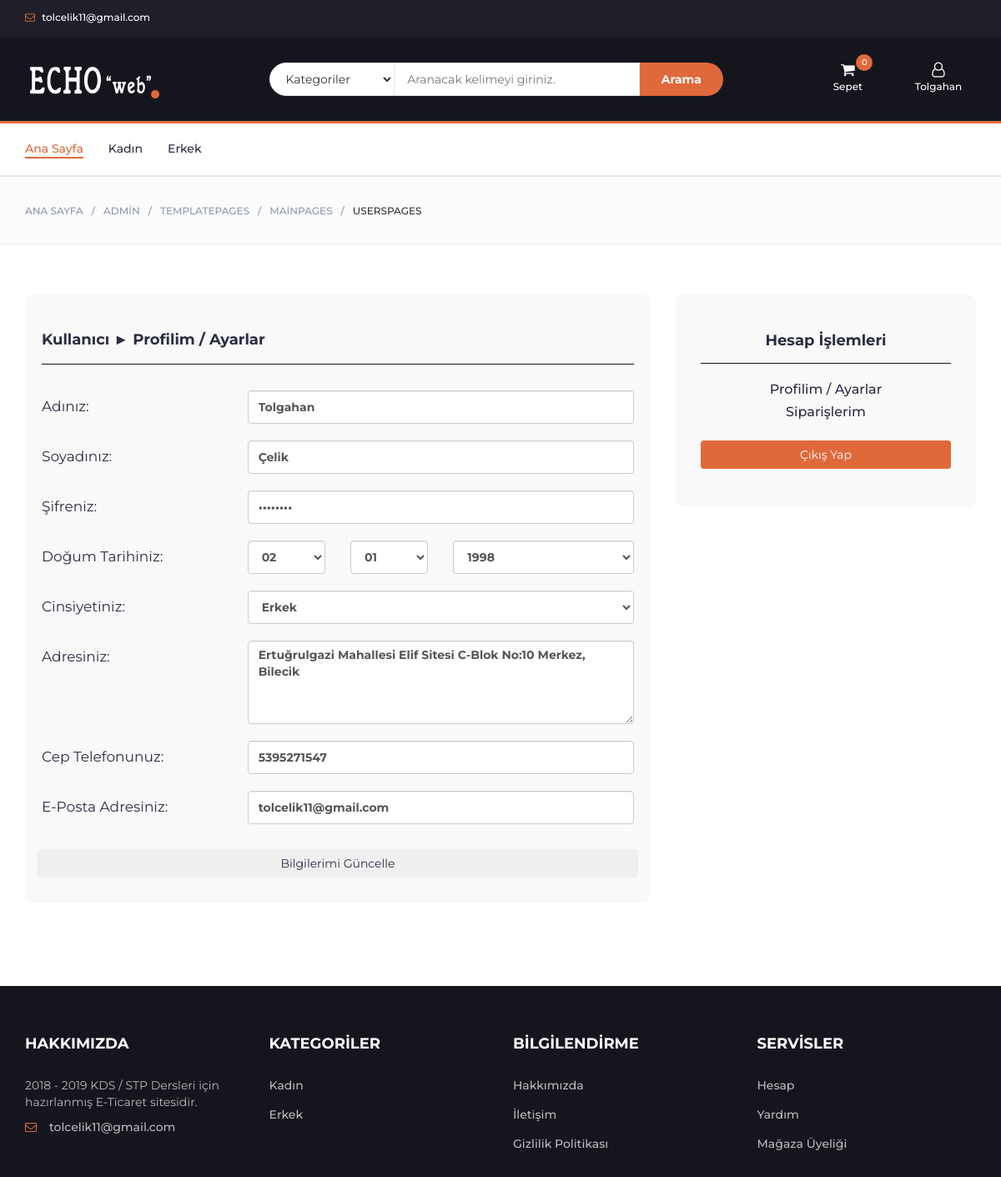
Page /templatePages/mainPages/usersPages.php (signed in) on the committed database.
### tables this page shows
CREATE TABLE IF NOT EXISTS `users` (
  `u_id` int(11) NOT NULL AUTO_INCREMENT,
  `g_id` int(11) NOT NULL,
  `uc_id` int(11) DEFAULT NULL,
  `u_name` varchar(255) NOT NULL,
  `u_surname` varchar(255) NOT NULL,
  `u_email` varchar(255) DEFAULT NULL,
  `u_password` varchar(255) NOT NULL,
  `u_address` varchar(255) DEFAULT NULL,
  `u_date` date NOT NULL,
  `u_number` varchar(255) NOT NULL,
  PRIMARY KEY (`u_id`),
  UNIQUE KEY `u_mail` (`u_email`),
  KEY `g_id` (`g_id`),
  KEY `uc_id` (`uc_id`)
);

### templatePages/mainPages/usersPages.php (the view, shortened to what this page needs)
<?php require("mainDesignTop.php"); ?>
<?php include("../.././controlPages/breadCrumpTree.php"); ?>
<?php include("usersPageTop.php") ?>
<?php
if(isset($_SESSION["user_email"])) {
  require("../.././controlPages/connection.php");
  $dbControl = mysqli_query($connect_db, "SELECT * FROM users WHERE u_email = '".$_SESSION["user_email"]."' ");
  $dbValue = mysqli_fetch_row($dbControl);
  $userGender = $dbValue[1];
  $userName = $dbValue[3];
  $userSurname = $dbValue[4];
  $userEmail = $dbValue[5];
  $userPassword = $dbValue[6];
  $userAddress = $dbValue[7];
  $userDate = $dbValue[8];
  $userNumber = $dbValue[9];
  $userDateExp = explode("-", $userDate);
}
 ?>
<h4 class="userspage-title">Kullanıcı ► Profilim / Ayarlar<h4>
  <hr class="userspage-hr">
  <form id="userMainUpdate" method="POST" action="http://localhost/controlPages/controlUpdateUser.php">
    <div class="settings_row">
      <div class="row">
        <div class="col-md-4">
          <h5 class="settings_h5">Adınız:</h5>
        </div>
        <div class="col-md-8">
          <input class="form-control" id="updateName" name="updateName" placeholder="Adınız" type="text" value="<?php echo $userName; ?>">
        </div>
      </div>
    </div>
    <div class="settings_row">
      <div class="row">
        <div class="col-md-4">
          <h5 class="settings_h5">Soyadınız:</h5>
        </div>
        <div class="col-md-8">
          <input class="form-control" id="updateSurname" name="updateSurname" placeholder="Soyadınız" type="text" value="<?php echo $userSurname; ?>">
        </div>
      </div>
    </div>
    <div class="settings_row">
      <div class="row">
        <div class="col-md-4">
          <h5 class="settings_h5">Şifreniz:</h5>
        </div>
        <div class="col-md-8">
          <input class="form-control" id="updatePassword" name="updatePassword" placeholder="Şifreniz" type="password" value="<?php echo $userPassword; ?>">
        </div>
      </div>
    </div>
    <div class="settings_row">
      <div class="row">
        <div class="col-md-4">
          <h5 class="settings_h5">Doğum Tarihiniz:</h5>
        </div>
        <div class="col-md-2">
          <select id="updateDay" name="updateDay" class="form-control">
            <option value="<?php echo $userDateExp[2]; ?>" selected="selected"><?php echo $userDateExp[2]; ?></option>
          </select>
        </div>
        <div class="col-md-2">
          <select id="updateMonth" name="updateMonth" class="form-control" tabindex="2">
            <option value="<?php echo $userDateExp[1]; ?>" selected="selected"><?php echo $userDateExp[1]; ?></option>
          </select>
        </div>
        <div class="col-md-4">
          <select id="updateYear" name="updateYear" class="form-control">
            <option value="<?php echo $userDateExp[0]; ?>" selected="selected"><?php echo $userDateExp[0]; ?></option>
          </select>
        </div>
      </div>
    </div>
      <div class="settings_row">
        <div class="row">
          <div class="col-md-4">
            <h5 class="settings_h5">Cinsiyetiniz:</h5>
          </div>
          <div class="col-md-8">
            <select class="form-control" id="updateGender" name="updateGender">
              <?php
                for($i=0; $i < 2; $i++) {
                  if($userGender == 1) {
                    echo '
                    <option value="1" selected="selected">Kadın</option>
                    <option value="2">Erkek</option>
                    ';
                  } else {
                    echo '
                    <option value="1">Kadın</option>
                    <option value="2" selected="selected">Erkek</option>
                    ';
                  }
                }
               ?>
            </select>
          </div>
        </div>
      </div>
      <div class="settings_row">
        <div class="row">
          <div class="col-md-4">
            <h5 class="settings_h5">Adresiniz:</h5>
          </div>
          <div class="col-md-8">
            <textarea class="form-control" id="updateAddress" name="updateAddress" placeholder="Ev Adresi"><?php echo $userAddress; ?></textarea>
          </div>
        </div>
      </div>
      <div class="settings_row">
        <div class="row">
          <div class="col-md-4">
            <h5 class="settings_h5">Cep Telefonunuz:</h5>
          </div>
          <div class="col-md-8">
            <input class="form-control" id="updateNumber" name="updateNumber" placeholder="Cep Telefonunuz" type="text" value="<?php echo $userNumber; ?>">
          </div>
        </div>
      </div>
      <div class="settings_row">
        <div class="row">
          <div class="col-md-4">
            <h5 class="settings_h5">E-Posta Adresiniz:</h5>
          </div>
          <div class="col-md-8">
            <input class="form-control" id="updateEmail" name="updateEmail" placeholder="E-Posta Adresiniz" type="email" value="<?php echo $userEmail; ?>">
          </div>
        </div>
      </div>
    <br>
  <div class="settings_submit">
    <div class="row">
      <input type="submit" id="updateProfile" class="btn btn-outline-success my-2 my-sm-0" value="Bilgilerimi Güncelle">
    </div>
  </div>
  </form>
<?php include("usersPageBottom.php") ?>
<?php require("mainDesignBottom.php"); ?>

### settingsPages/css/style.css (style rules this page uses)
body { font-family: 'Montserrat', sans-serif; font-weight: 400; color: #333; }
h1, h2, h3, h4, h5, h6 { color: #2B2D42; font-weight: 700; margin: 0 0 10px; }
.form-control { width: 100% !important; height: 40px; margin-top: 10px; }
.settings_h5 { font-size: 17px; padding-top: 20px; font-weight: lighter; }
.settings_row { margin-bottom: 10px; }
#updateProfile { width: 100%; }
.settings_submit { padding-left: 10px; padding-right: 10px; }
.userspage-title { margin-top: 25px; margin-bottom: 5px; }
.userspage-hr { display: block; height: 1px; border: 0; border-top: 1px solid #15161d; margin: 1em 0; padding: 0; }
#updateAddress { height: 100px; }

### rows in the picture
users: updateName "Tolgahan", updateSurname "Çelik", updateDay "02", updateMonth "01", updateYear "1998", updateGender "Erkek", updateAddress "Ertuğrulgazi Mahallesi Elif Sitesi C-Blok No:10 Merkez, Bilecik", updateNumber "5395271547", updateEmail "tolcelik11@gmail.com"

### other values in the picture
$_SESSION['user_email'] "tolcelik11@gmail.com"
$_SESSION['user_name'] "Tolgahan"
$pagenameExp[3] "ADMIN"
$pagenameExp[4] "TEMPLATEPAGES"
$pagenameExp[5] "MAINPAGES"
